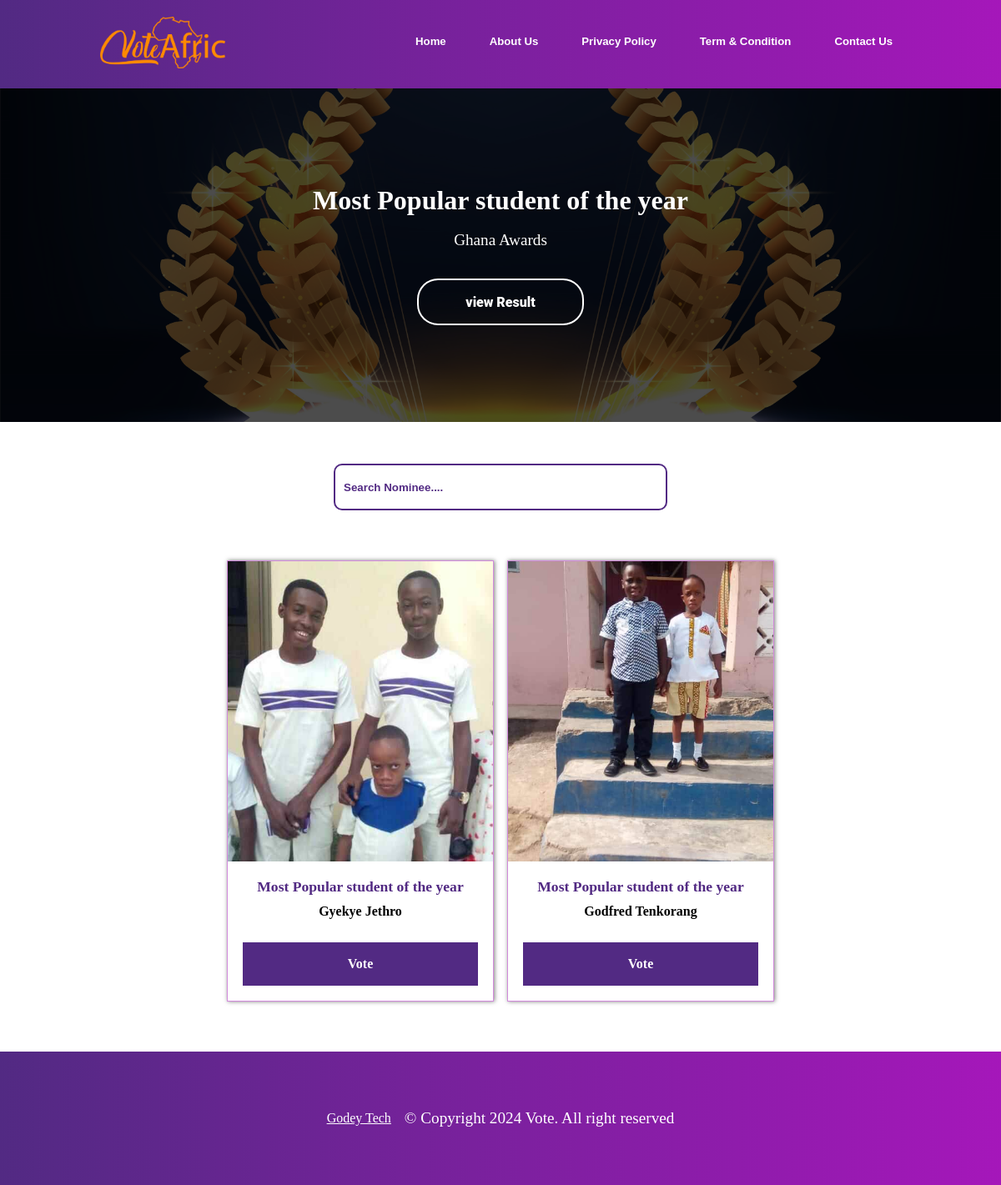
/payment/nominee/jhjkzhgjkhjhg/, run on the app's committed database.
### vote/models.py (models this page shows, shortened)
class SubCategory(models.Model):
    category = models.ForeignKey(Category, on_delete=models.CASCADE)
    content = models.CharField(max_length=100)
    slug = models.SlugField(unique=True)
    date = models.DateTimeField(timezone.now)
    class Meta:
        verbose_name_plural = "sub categories"
        ordering = ('-date',)

class Category(models.Model):
    award = models.CharField(max_length=100)
    title = models.CharField(max_length=100, null=True)
    image = models.ImageField(upload_to="category")
    slug = models.SlugField(unique=True)
    date = models.DateTimeField(timezone.now, null=True)
    class Meta:
        verbose_name_plural = "categories"
        ordering = ('-date',)
    def __str__(self):
        return self.award

### payment/models.py (models this page shows, shortened)
class Nominees(models.Model):
    category = models.ForeignKey(Category, on_delete=models.CASCADE, null=True)
    sub_category = models.ForeignKey(SubCategory, on_delete=models.CASCADE, null=True)
    name = models.CharField(max_length=100)
    image = models.ImageField(upload_to="nominees")
    slug = models.SlugField(unique=True, null=True)
    total_vote = models.IntegerField(default=0, null=True)
    can_vote = models.BooleanField(default=True)
    can_see_result = models.BooleanField(default=True)
    date_added = models.DateTimeField(timezone.now, null=True)
    class Meta:
        verbose_name_plural = "nominees"
        ordering = ('-total_vote',)

### payment/views.py (the view)
# urls.py: path('nominee/<slug:nominee_slug>/', views.nominees, name='nominee_detail'),
def nominees(request: HttpRequest, nominee_slug) -> HttpResponse:
    sub_category = None
    nominees = Nominees.objects.all()
    if nominee_slug:
        sub_category = get_object_or_404(SubCategory, slug=nominee_slug)
        nominees = nominees.filter(sub_category=sub_category)
    context = {
        'sub_category': sub_category,
        'nominees': nominees,
    }
    return render(request, 'payment/nomineesPage.html', context)

### payment/templates/payment/nomineesPage.html (shortened to what this page needs)
{% extends 'vote/base.html' %}
{% load static %}
{% block content %}
<div class="banners">
    <img src="{% static 'vote/img/award-banner.jpg' %}" alt="image">
    <div class="banners-content">
        <h1>{% if sub_category %}{{ sub_category.content }}{% else %}Award Name{% endif %}</h1>
        <br>
        <p>{% if sub_category %}{{ sub_category.category }}{% else %}Award Name{% endif %}</p>
        <div class="button">
            <a href="{% url 'result' sub_category.slug %}">view Result</a>
        </div>
    </div>
</div>
<div style="justify-content: center; text-align:center; padding: 5px;">
</div>
  <div class="search-bar-section">
      <form action="">
        <input type="search" name="search" id="search" placeholder="Search Nominee....">
    </form>
  </div>
<section class="nominees-section-container content">
    <div class="nominees-container">
        {% for n in nominees %}
        <div class="nominees">
            <img src="{{ n.image.url }}" alt="image">
            <div class="nominees-detail">
                <h2>{{ n.sub_category.content }}</h2>
                <h3>{{ n.name }}</h3>
                <div class="vote-button">
                    {% if n.can_vote %}
                    <a href="{% url 'vote-page' n.slug %}">Vote</a>
                    {% endif %}
                </div>
            </div>
        </div>
        {% endfor %}
    </div>
</section>
{% endblock content %}

### vote/static/vote/style.css (style rules this page uses)
* { padding: 0; margin: 0; text-decoration: none; list-style: none; box-sizing: border-box; }
:root { --voiletColor: #522a83; --orangeColor: #fb812b; --whiteColor: #fff; }
.search-bar-section { padding-top: 3%; }
.search-bar-section form { display: flex; justify-content: center; align-items: center; padding:0 5%; }
.search-bar-section input { width: 100%; max-width: 400px; height: 7vh; outline: none; border: solid 2px #522a83; padding: 10px; border-radius: 10px; color: var(--voiletColor); }
.search-bar-section input::placeholder { color: var(--voiletColor); font-weight: 700; }
.banners { position: relative; }
.banners img { width: 100%; height: 50vh; object-fit: cover; }
.banners-content { position: absolute; top: 0; background-color: rgba(0, 0, 0, 0.7); display: flex; flex-direction: column; justify-content: center; align-items: center; width: 100%; height: 50vh; color: var(--whiteColor); text-align: center; padding: 0 10px; }
.banners-content p { font-size: 1.2rem; }
.award-category-section, .nominees-section-container { padding: 5% 6%; }
.award-category-container, .nominees-container { display: flex; justify-content: center; flex-wrap: wrap; gap: 1rem; }
.category, .nominees { width: 100%; max-width: 320px; min-height: 55vh; background-color: var(--whiteColor); border: solid 1px rgba(165, 23, 186, 0.5); box-shadow: 1px 0 5px rgba(0, 0, 0, 0.5); transition: transform 0.5s; }
.category img, .nominees img { width: 100%; height: 45vh; object-fit: cover; }
.category-details, .nominees-detail { display: flex; padding-top: 5%; align-items: center; flex-direction: column; }
.category-details h2, .nominees-detail h2 { font-size: 1.1rem; color: var(--voiletColor); text-align: center; }
.category-details h3, .nominees-detail h3 { font-size: 1rem; padding: 10px; text-align: center; }
.vote-button { width: 100%; padding: 5%; }
.vote-button a { padding: 10px 25px; font-weight: 500; background-color: var(--voiletColor); cursor: pointer; transition: all 0.3s ease; position: relative; display: flex; align-items: center; justify-content: center; width: 100%; min-height: 7vh; text-align: center; border: 2px solid rgb(255, 255, 255); z-index: 0; color: var(--whiteColor); font-weight: 900; }
.vote-button a:after { position: absolute; content: ""; width: 100%; height: 0; bottom: 0; left: 0; z-index: -1; background: var(--orangeColor); transition: all 0.3s ease; border-radius: 25px; }
.button { display: flex; justify-content: center; margin-top: 3%; width: 100%; max-width: 200px; align-items: center; }
.button a { padding: 10px 25px; font-family: "Roboto", sans-serif; font-weight: 500; background: transparent; outline: none !important; cursor: pointer; transition: all 0.3s ease; position: relative; display: flex; align-items: center; justify-content: center; width: 100%; min-height: 7vh; text-align: center; border-radius: 25px; border: 2px solid rgb(255, 255, 255); z-index: 0; color: white; font-weight: 900; }
.button a:after { position: absolute; content: ""; width: 100%; height: 0; bottom: 0; left: 0; z-index: -1; background: rgb(255, 255, 255); transition: all 0.3s ease; border-radius: 25px; }

### data on the page
SubCategory: content "Most Popular student of the year", category "Ghana Awards"
Nominees: image (picture), sub_category.content "Most Popular student of the year", name "Gyekye Jethro", can_vote "Vote"
Nominees: image (picture), sub_category.content "Most Popular student of the year", name "Godfred Tenkorang", can_vote "Vote"
